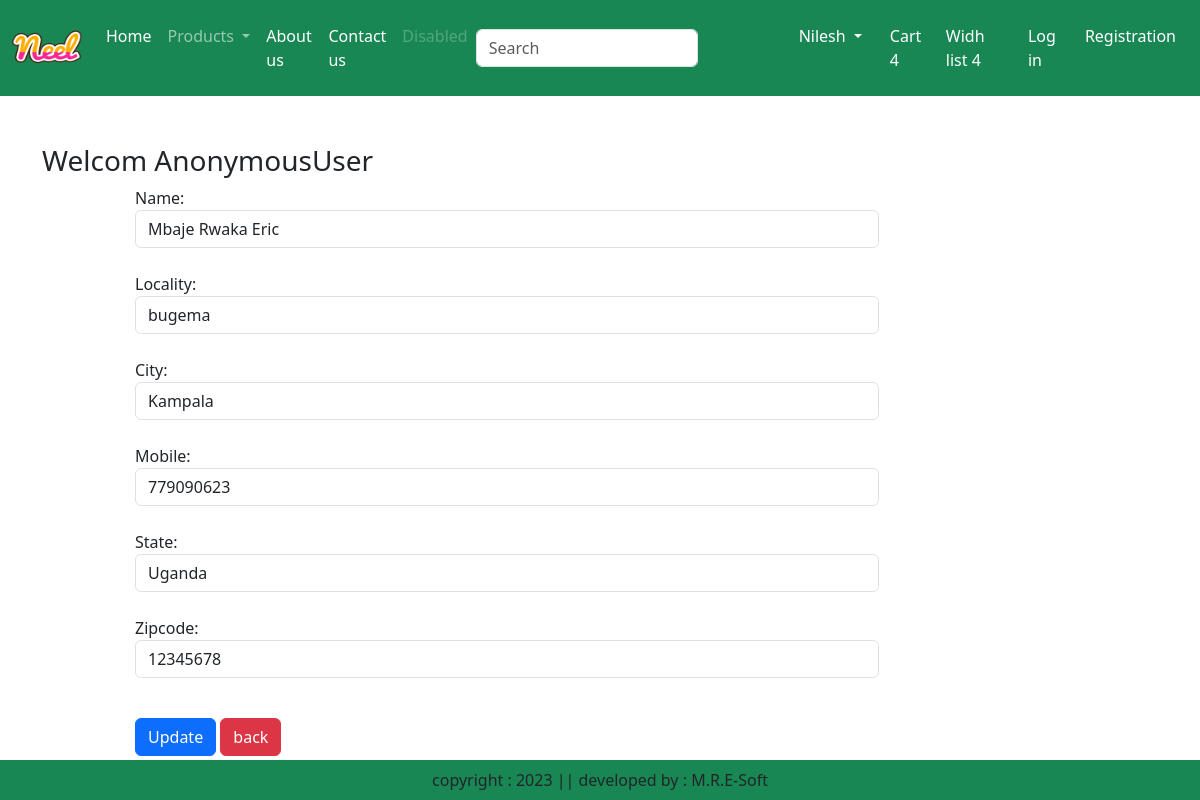
The app's page /updateAddress/1, older data.
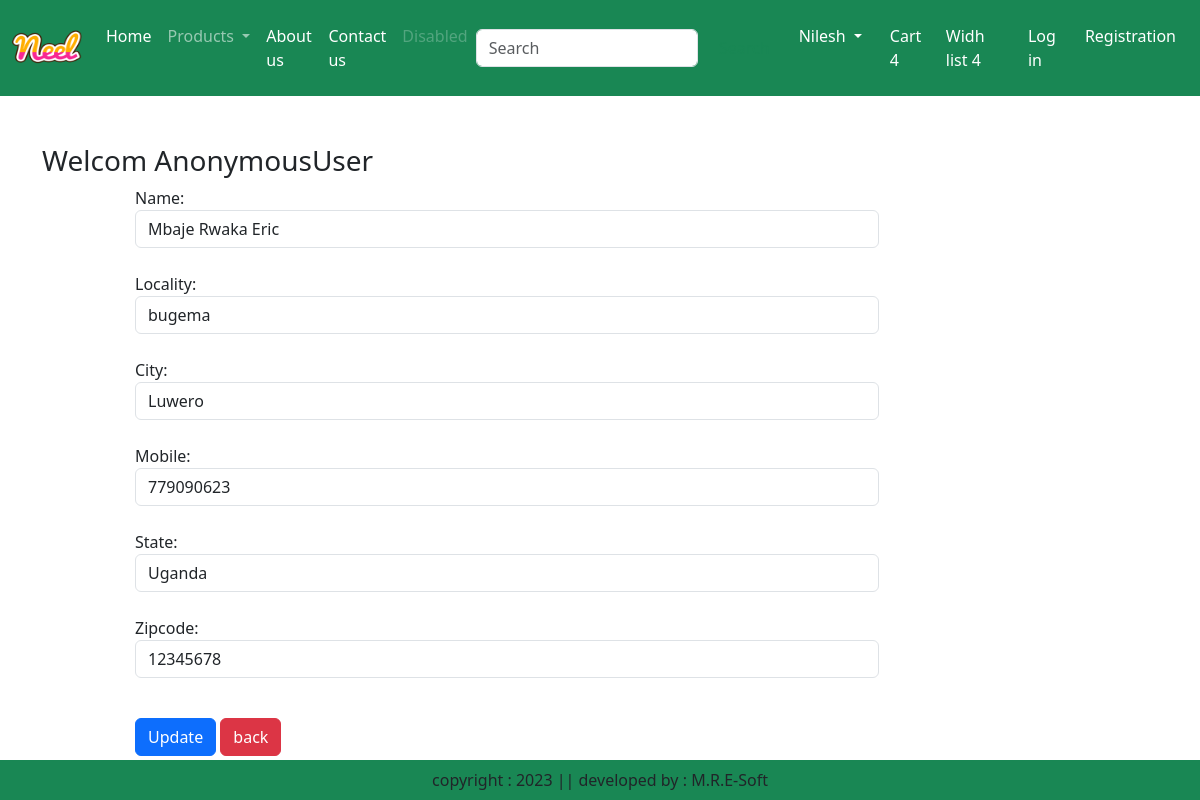
The same page, newer data.
### app/models.py (models this page shows, shortened)
class Customer(models.Model):
    user = models.ForeignKey(User,on_delete=models.CASCADE)
    name = models.CharField(max_length=200)
    locality = models.CharField(max_length=200)
    city = models.CharField(max_length=50)
    mobile = models.IntegerField(default=0)
    zipcode = models.IntegerField()
    state = models.CharField(choices=STATE_CHOICES, max_length=100)

### app/views.py (the view, shortened to what this page needs)
# urls.py: path('updateAddress/<int:pk>', views.updateAdress.as_view(),name="updateAddress"),
class updateAdress(View):
    def get(self, request,pk):
        add = Customer.objects.get(pk=pk)
        form = CustomerProfileForm(instance=add)
        return render(request, 'app/updateaddress.html',locals())

### app/forms.py
class CustomerProfileForm(forms.ModelForm):
        class Meta:
            model = Customer
            fields = ['name', 'locality', 'city', 'mobile', 'state', 'zipcode']
            widgets={
                'name': forms.TextInput(attrs={'class': 'form-control'}),
                'locality': forms.TextInput(attrs={'class': 'form-control'}),
                'city': forms.TextInput(attrs={'class': 'form-control'}),
                'mobile': forms.NumberInput(attrs={'class': 'form-control'}),
                'state': forms.Select(attrs={'class': 'form-control'}),
                'zipcode': forms.NumberInput(attrs={'class': 'form-control'}),
            }

### app/templates/app/updateAddress.html (shortened to what this page needs)
{% extends 'app/base.html' %}
{% load static %}
{% block main-content %}
<div class="container my-5">
    <div class="row">
       <h3>Welcom <span class="text-capitalize">{{request.user}}</span></h3>
    </div>
    <div class="col-sm-8 offset-sm-1">
        <form action="" method="post">
            {% for fm in form %}
                {{fm.label_tag}} {{fm}}<small class="text-danger">{{fm.errors|striptags}}</small> <br>
                {% endfor %}
            <div class="col-12 mt-3">
                <button type="submit" class="btn btn-primary">Update</button>
                <a href="{% url 'adress' %}" type="button" class="btn btn-danger">back </a>
            </div>
        </form>
    </div>
</div>
{% endblock main-content %}

Row changes from the older to the newer data that the page shows:
changed Customer "Mbaje Rwaka Eric": city "Kampala" → "Luwero"
